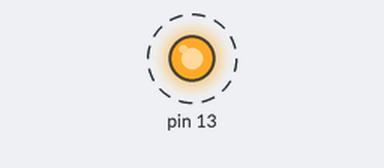
This sketch was run on a simulated Arduino Uno, built with avr-gcc and run on an emulated ATmega328P. Shown: output pins drawn as LEDs (lit = HIGH). Dashed ring = blinking.

Above: at 0.5 s.
Timing chart, 0 to 4.6 s (numbered marks = the images above):
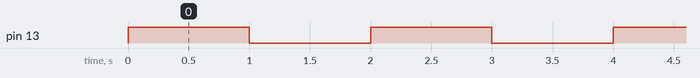

Measured:
- by itself, pin 13: alternates HIGH for 1.0 s and LOW for 1.0 s

The sketch:

lab1_zad2.ino
```cpp
#define t_diody 1000

void setup() {
 pinMode(13, OUTPUT);

}

void loop() {
  digitalWrite(13, HIGH);
  delay(t_diody);
  digitalWrite(13, LOW);
  delay(t_diody);
}
```
